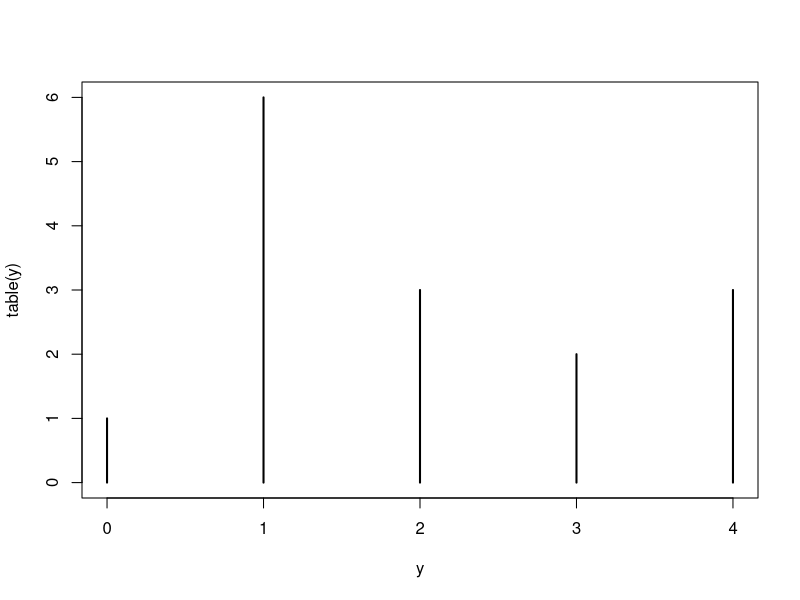
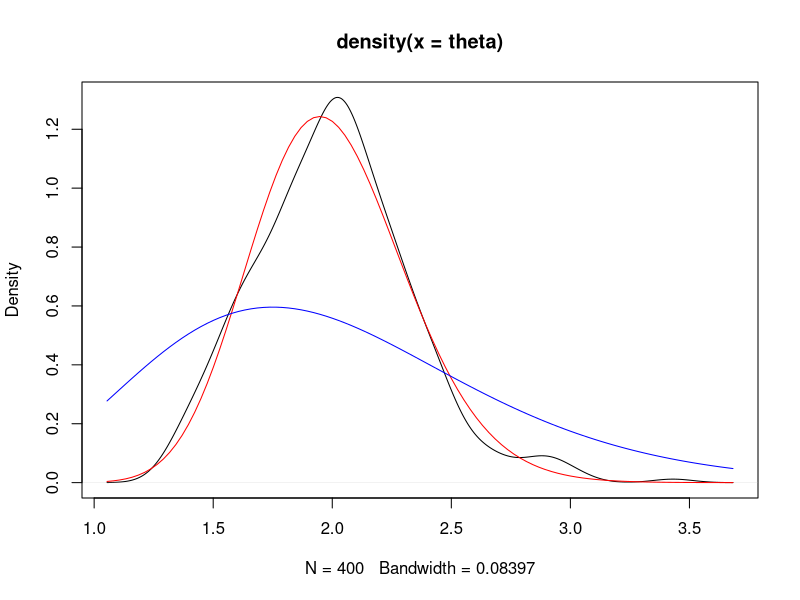
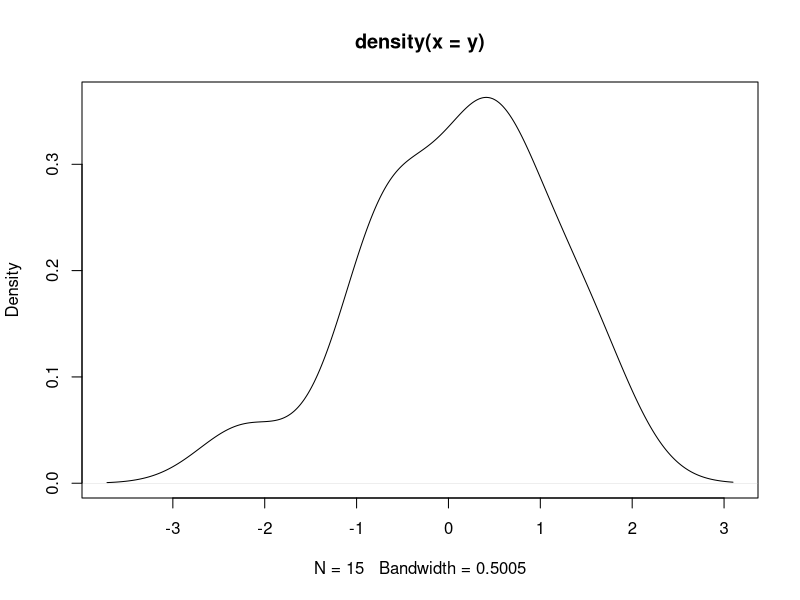
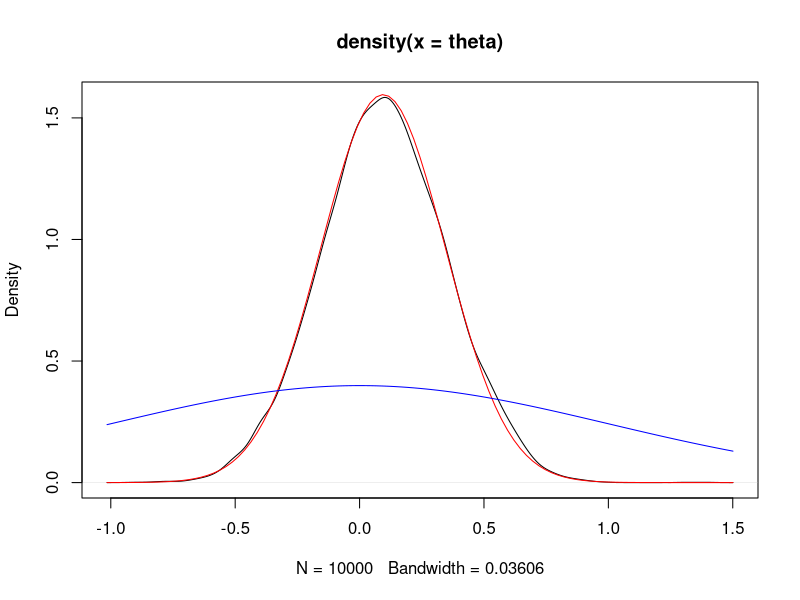
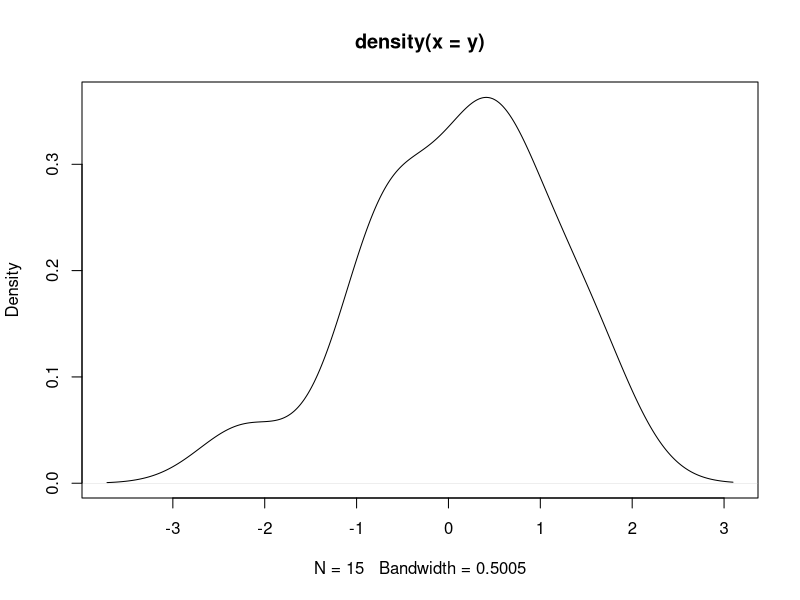

Write the R code that produced these figures, in order. (Note: a time limit stopped this script after it produced the figures.)
# Marin, Pudlo, Robert, Ryder. Approximate Bayesian computational methods

### Algorithm 1 (only for discrete y)
set.seed(1)
n = 15  # VERY slow for basically n > 15 ish (unless the prior is is chosen close to posterior)
y = sort(rpois(n, 2))
plot(table(y))

# prior: theta ~ Gamma(a, b)
a = 8
b = a/2
# sampler is faster if prior is closer to the posterior

N = 400
theta = double(N) # posterior draws

for (i in 1:N){
    cat("\r", i, "/", N)
    z = double(n)
    while(!all(z == y)){
        thetaprime = rgamma(1, a, b)
        z = sort(rpois(n, thetaprime))
        }
    theta[i] = thetaprime
    }

mean(theta)
var(theta)

plot(density(theta))
curve(dgamma(x, a + sum(y), b + n), add = TRUE, col = 'red') # true posterior
curve(dgamma(x, a, b), add = TRUE, col = 'blue') # prior


### Algorithm 2 (from Pritchard et al 1999) (generalized algorithm 1)
set.seed(1)
n = 15

y = rnorm(n, 0, sqrt(1))
plot(density(y))
z = double(n)

eta = function(x) mean(x)
rho = function(etaz, etay) abs(etaz - etay)^1
epsilon = 1e-1

# unknown mean, known variance
a = 0
b = 1

N = 10000
theta = double(N) # posterior draws

for (i in 1:N){
    cat("\r", i, "/", N)
    flag = TRUE
    while(rho(eta(z), eta(y)) > epsilon || flag){
        flag = FALSE
        thetaprime = rnorm(1, a, sqrt(b))
        z = rnorm(n, thetaprime, sqrt(1))
        }
    theta[i] = thetaprime
    }

mean(theta)
var(theta)

plot(density(theta))
curve(dnorm(x, (a/b + sum(y)/b) / (1/b + n), 1/sqrt(1/b + n)), col = 'red', add = TRUE)
curve(dnorm(x, a, sqrt(b)), col = 'blue', add = TRUE)

### Algorithm 3 (MCMC-ABC)
# Using same data used for algorithm 2
set.seed(1)
n = 15

y = rnorm(n, 0, sqrt(1))
plot(density(y))

eta = function(x) c(mean(x), sd(x))
rho = function(etaz, etay) sum(abs(etaz - etay)^2)
epsilon = 1e-2

# unknown mean, known variance
a = 0
b = 1

N = 50000
theta = double(N) # posterior draws
cand.sig = 1/4
accept = double(N)

# Get first draw using algorithm 2
z = matrix(0, N, n)
z[1,] = 10000
while(rho(eta(z[1,]), eta(y)) > epsilon){
    theta[1] = rnorm(1, a, sqrt(b))
    z[1,] = rnorm(n, theta[1], sqrt(1))
    }

# MCMC part
for (i in 2:N){
#   cat("\r", i, "/", N)
    cand.theta = rnorm(1, theta[i-1], cand.sig)
    cand.z = rnorm(n, cand.theta, sqrt(1))
    if ((log(runif(1)) <=
        dnorm(cand.theta, a, sqrt(b), log = TRUE) +
        dnorm(theta[i-1], cand.theta, cand.sig, log = TRUE) -
        dnorm(theta[i-1], a, sqrt(b), log = TRUE) - 
        dnorm(cand.theta, theta[i-1], cand.sig, log = TRUE))
        && (rho(eta(cand.z), eta(y)) <= epsilon)){

        theta[i] = cand.theta
        z[i,] = cand.z
        accept[i] = 1
    } else {
        theta[i] = theta[i-1]
        z[i,] = z[i-1,]
        }
    }

mean(accept)

plot(theta, type='l')

plot(density(theta))
curve(dnorm(x, (a/b + sum(y)/b) / (1/b + n), 1/sqrt(1/b + n)), col = 'red', add = TRUE)
curve(dnorm(x, a, sqrt(b)), col = 'blue', add = TRUE)
